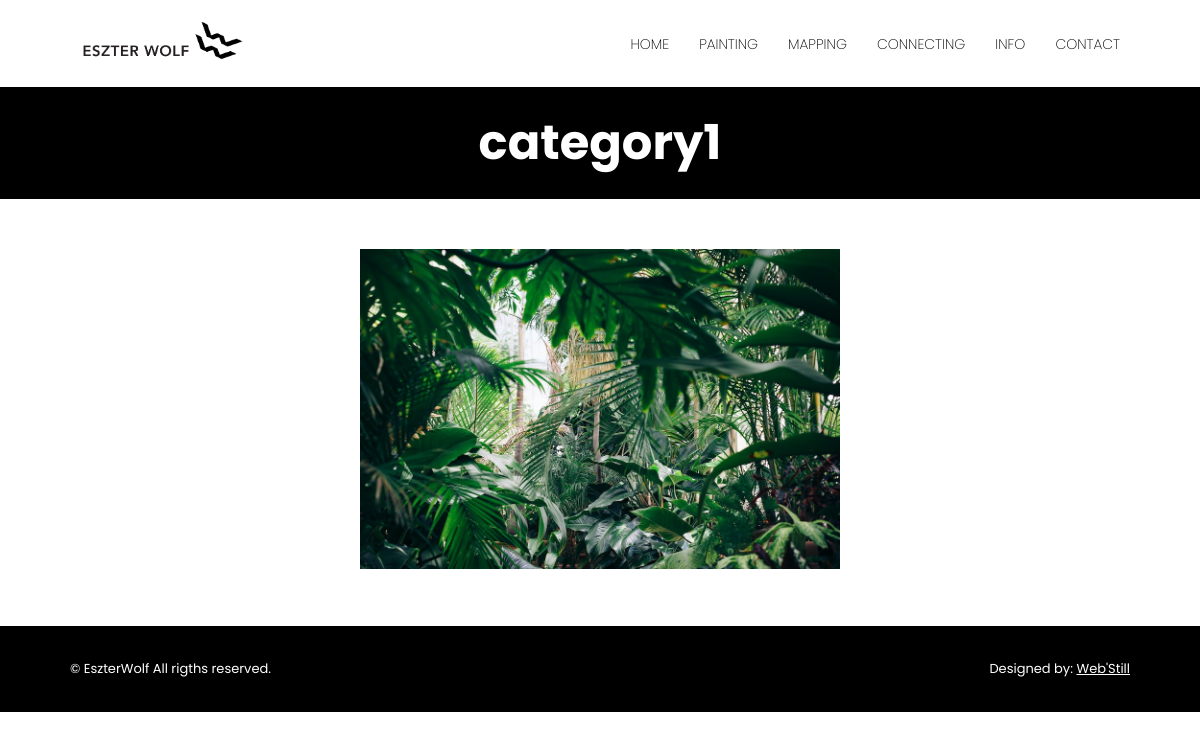
/paintings/subtopic/category1, run on the app's committed database.
### main/models.py (models this page shows, shortened)
class PaintingCategory(models.Model):
    name = models.CharField(max_length=200)
    created = models.DateField(auto_now_add=True)
    class Meta:
        ordering = ['-id']

class Painting(models.Model):
    name = models.CharField(max_length=200)
    category = models.ForeignKey(PaintingCategory, on_delete=models.CASCADE)
    image = models.ImageField(upload_to="paintings/")
    size1 = models.PositiveIntegerField()
    size2 = models.PositiveIntegerField()
    date = models.CharField(max_length=200)
    crated = models.DateField(auto_now_add=True)
    text = models.CharField(max_length=200, null=True, blank=True)
    class Meta:
        ordering = ['-id']

### main/views.py (the view)
# urls.py: path('paintings/subtopic/<str:pk>', views.paintingSubTopic, name='paintings-sub-topic'),
def paintingSubTopic(request, pk):
    category = models.PaintingCategory.objects.get(name=pk)
    paintings = category.painting_set.all()
    context = {'category': category, 'paintings': paintings}
    return render(request, 'paintings.html', context)

### templates/paintings.html (shortened to what this page needs)
{% load static %}
<!DOCTYPE html>
<html>
<head>
	<link rel="stylesheet" href="{% static 'assets/style/style.css' %}">
</head>
<body>
	{% include 'navbar.html' %}
	<main>
			<div class="title-dark">
				<h2>{{category.name}}</h2>
			</div>
			<div class="light">
				<div class="wrapper">
					{% if paintings %}
					{% for painting in paintings %}
					<div class="paintings">
						<img src="{{ painting.image.url }}" alt="{{painting.name}}">
					</div>
					{% endfor %}
					{% else %}
					<h2 align="center" style="margin: 100px 0">There is no painting in this category yet!</h2>
					{% endif %}
				</div>
			</div>
		{% include 'footer.html' %}
	</main>
</body>
</html>

### static/assets/style/style.css (style rules this page uses)
:root { --dark: #000; --light: #fff; --card-radius: 5px; }
* { font-family: 'Poppins', sans-serif; box-sizing: border-box; }
body { padding: 0; margin: 0; background: var(--light); overflow-x: hidden; }
.wrapper { max-width: 1100px; margin: 0 auto; }
.title-dark { padding: 30px; color: var(--light); background: var(--dark); text-align: center; }
.title-dark h2 { font-size: 3rem; margin: -10px; }
.light { background: var(--light); color: var(--dark); }
.paintings { padding: 50px 10px; max-width: 500px; margin: 0 auto; position: relative; }
.paintings img { width: 100%; }

### data on the page
PaintingCategory: name "category1"
Painting: image (picture)
